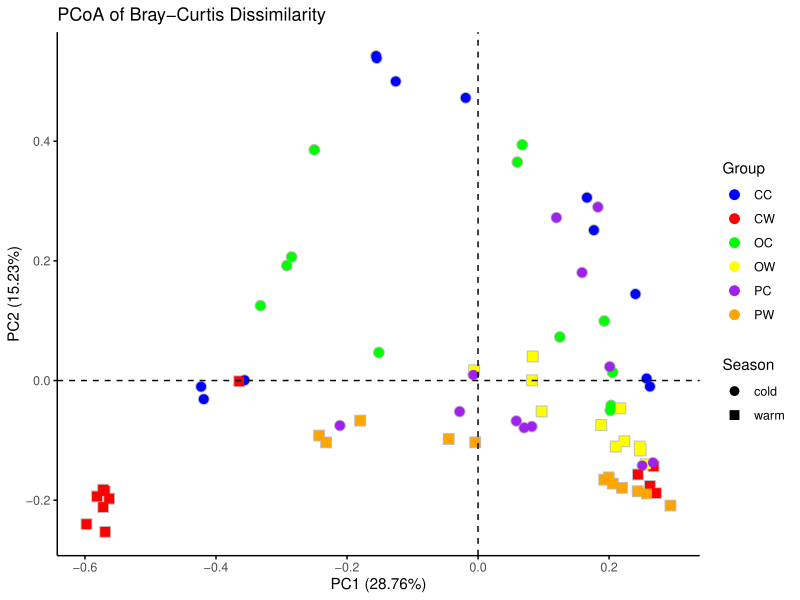

R code for this plot:
# 安装所需的包，如果未安装，请取消注释下面的行并运行
install.packages("vegan")
install.packages("ggplot2")
install.packages("tidyverse")

# 加载必要的包
library(vegan)
library(ggplot2)
library(tidyverse)

# 读取Bray-Curtis距离矩阵和分组信息
bray_curtis <- read.csv("./bray_curtis.csv", row.names = 1)
group_info <- read.csv("./group1.csv")

# 检查数据
head(bray_curtis)
head(group_info)

# 计算PCoA
pcoa_result <- cmdscale(bray_curtis, k = 2, eig = TRUE)

# 提取坐标
pcoa_coords <- as.data.frame(pcoa_result$points)
colnames(pcoa_coords) <- c("PC1", "PC2")

# 添加分组信息
pcoa_coords$Sample <- rownames(pcoa_coords)
merged_data <- merge(pcoa_coords, group_info, by.x = "Sample", by.y = "Sample")

# 计算PC1和PC2的百分比
percent_variance <- (pcoa_result$eig / sum(pcoa_result$eig)) * 100
pc1_percent <- round(percent_variance[1], 2)
pc2_percent <- round(percent_variance[2], 2)

# 绘制PCoA图
ggplot(merged_data, aes(x = PC1, y = PC2, shape = Season, color = Group, fill = Group)) +
  geom_point(size = 4, stroke = 0, color = "grey", show.legend = FALSE) +  # 添加黑色边框
  geom_point(size = 3, aes(fill = Group)) +  # 自定义颜色填充
  theme_minimal() +
  labs(title = "PCoA of Bray-Curtis Dissimilarity",
       x = paste("PC1 (", pc1_percent, "%)", sep = ""),
       y = paste("PC2 (", pc2_percent, "%)", sep = "")) +
  scale_shape_manual(values = c(16, 15)) +  # 自定义形状
  theme(legend.position = "right") +
  scale_color_manual(values = c("blue", "red", "green", "yellow", "purple", "orange")) +  # 自定义颜色
  scale_fill_manual(values = c("blue", "red", "green", "yellow", "purple", "orange")) +  # 添加填充颜色
  theme(legend.position = "right",
        panel.grid.major = element_blank(),  # 去除主网格线
        panel.grid.minor = element_blank(),  # 去除次网格线
        axis.line = element_line(colour = "black"),  # 添加坐标轴线
        axis.ticks = element_line(colour = "black")) +  # 添加坐标轴刻度线
  geom_vline(xintercept = 0, linetype = "dashed") +  # 添加虚线纵轴
  geom_hline(yintercept = 0, linetype = "dashed")   # 添加虚线横轴

# 显示图形
ggsave("./pcoasum.pdf", width = 8, height = 6)  # 保存图形
